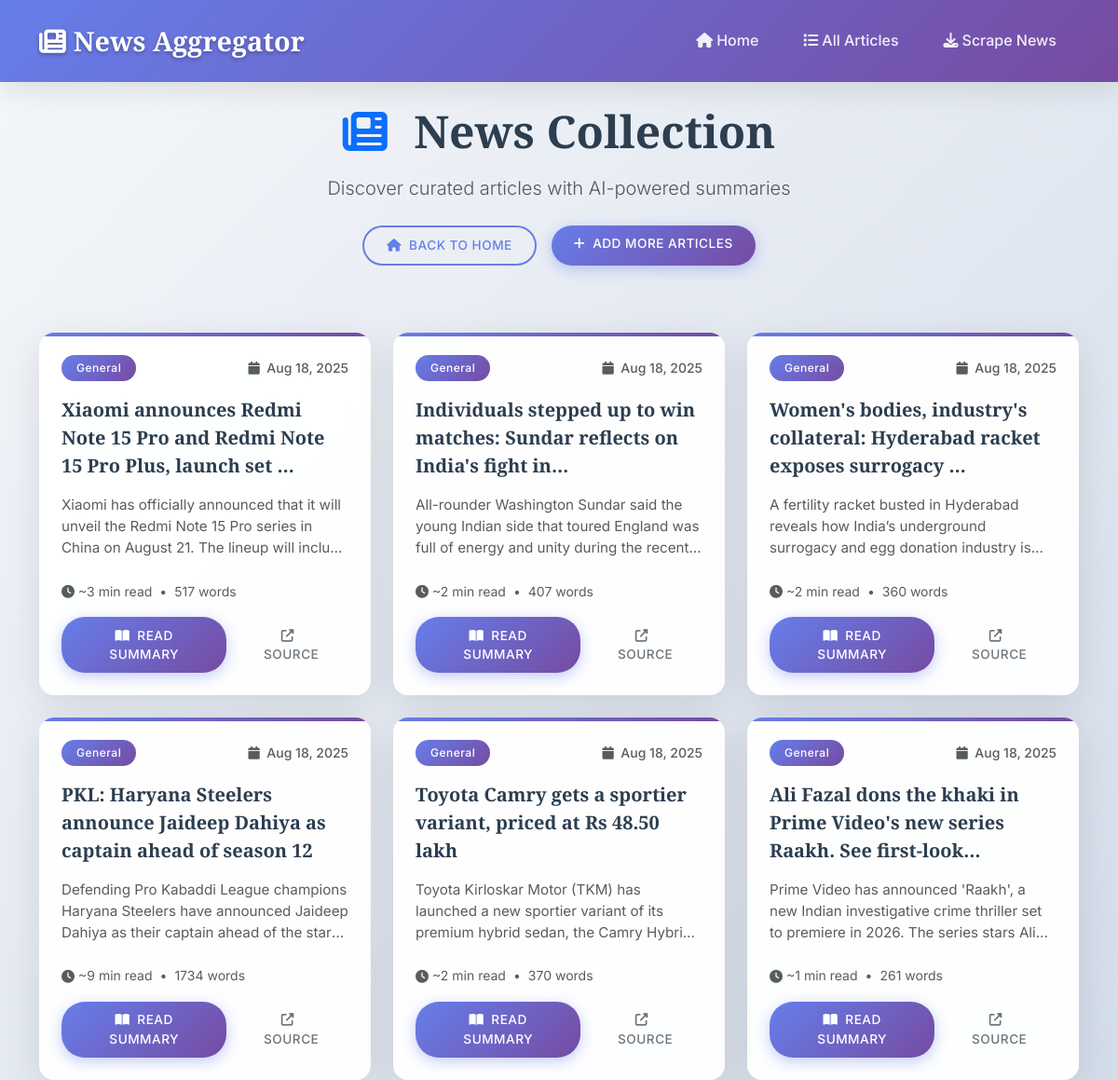
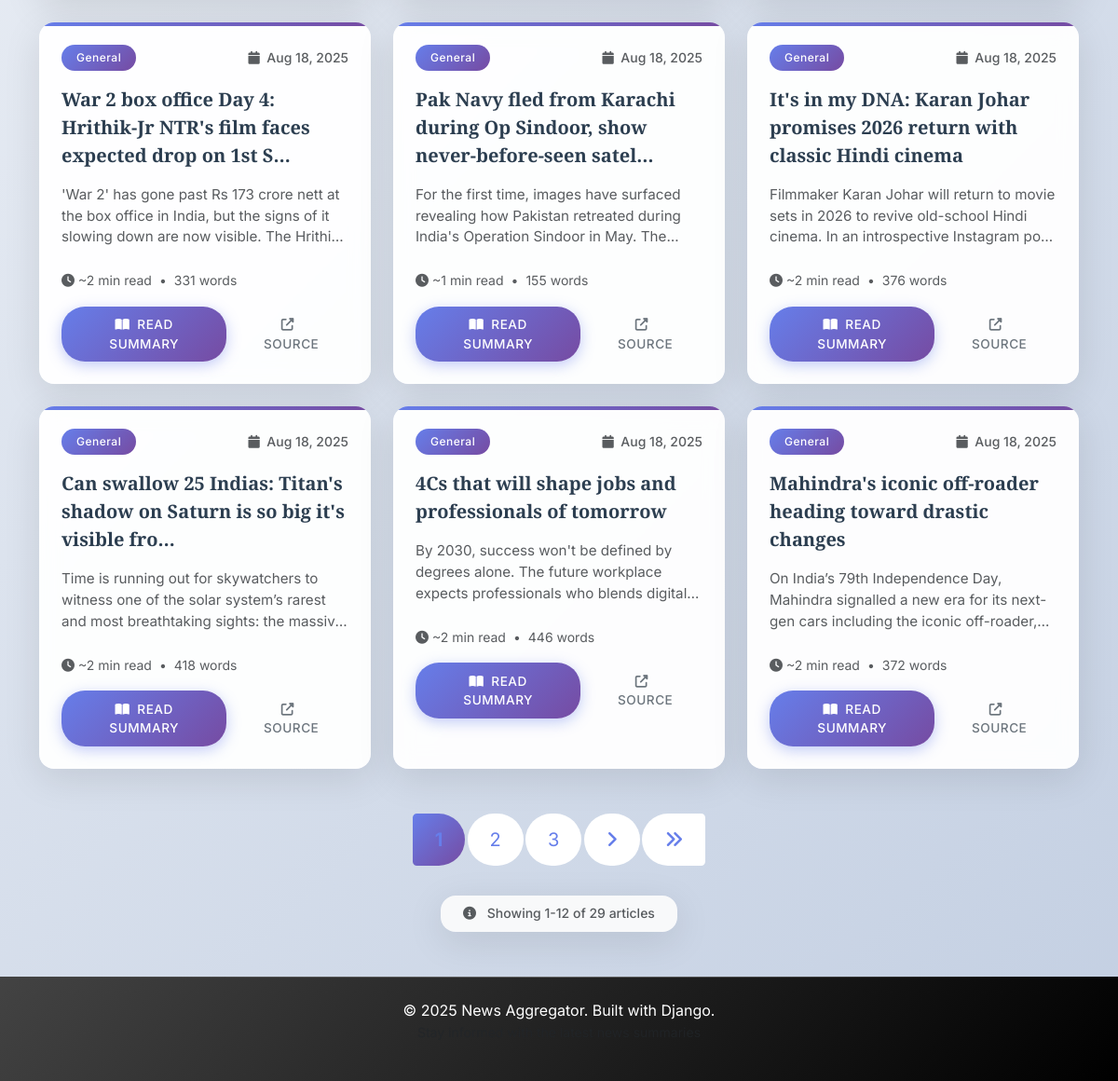
The app's page /articles/ with its own data (2 pictures, top to bottom).
### news/models.py (models this page shows, shortened)
class Article(models.Model):
    title = models.CharField(max_length=500, blank=True, null=True)
    url = models.URLField(unique=True, max_length=1000)
    category = models.CharField(max_length=100, blank=True, null=True)
    publication_date = models.DateTimeField(blank=True, null=True)
    full_text = models.TextField()
    summary = models.TextField(blank=True, null=True)
    created_at = models.DateTimeField(default=timezone.now)
    updated_at = models.DateTimeField(auto_now=True)
    class Meta:
        ordering = ['-created_at']
        verbose_name = 'Article'
        verbose_name_plural = 'Articles'
    def get_short_summary(self, length=200):
        if self.summary:
            return self.summary[:length] + '...' if len(self.summary) > length else self.summary
        return self.full_text[:length] + '...' if len(self.full_text) > length else self.full_text

### news/views.py (the view)
# urls.py: path('articles/', views.article_list, name='article_list'),
def article_list(request):
    articles_list = Article.objects.all()
    paginator = Paginator(articles_list, 12)  # Show 12 articles per page
    page_number = request.GET.get('page')
    articles = paginator.get_page(page_number)
    context = {
        'articles': articles,
    }
    return render(request, 'news/article_list.html', context)

### news/templates/news/article_list.html (shortened to what this page needs)
{% extends 'news/base.html' %}
{% block content %}
<div class="fade-in">
    <div class="row mb-5">
        <div class="col-12">
            <div class="text-center mb-4">
                <h1 class="display-5 fw-bold mb-3">
                    <i class="fas fa-newspaper me-3 text-primary"></i>
                    News Collection
                </h1>
                <p class="lead text-muted mb-4">
                    Discover curated articles with AI-powered summaries
                </p>
                <div class="d-flex justify-content-center gap-3 flex-wrap">
                    <a href="{% url 'news:home' %}" class="btn btn-outline-primary">
                        <i class="fas fa-home me-2"></i>Back to Home
                    </a>
                    <a href="{% url 'news:scrape_articles' %}" class="btn btn-primary">
                        <i class="fas fa-plus me-2"></i>Add More Articles
                    </a>
                </div>
            </div>
        </div>
    </div>
    {% if articles %}
    <div class="row g-4 mb-5">
        {% for article in articles %}
        <div class="col-xl-4 col-lg-6 col-md-6">
            <div class="card news-card h-100">
                <div class="card-body p-4">
                    <div class="d-flex justify-content-between align-items-center mb-3">
                        {% if article.category %}
                            <span class="badge bg-primary fw-medium">{{ article.category }}</span>
                        {% else %}
                            <span class="badge bg-secondary fw-medium">General</span>
                        {% endif %}
                        <small class="text-muted fw-medium">
                            <i class="fas fa-calendar me-1"></i>
                            {{ article.created_at|date:"M d, Y" }}
                        </small>
                    </div>
                    <h5 class="card-title mb-3 lh-base">
                        {% if article.title %}
                            {{ article.title|truncatechars:75 }}
                        {% else %}
                            Latest News Update
                        {% endif %}
                    </h5>
                    <p class="card-text text-muted mb-4 lh-base">
                        {{ article.get_short_summary }}
                    </p>
                    <div class="mb-3">
                        <small class="text-muted d-flex align-items-center">
                            <i class="fas fa-clock me-1"></i>
                            ~{% widthratio article.full_text|wordcount 200 1 %} min read
                            <span class="mx-2">•</span>
                            {{ article.full_text|wordcount }} words
                        </small>
                    </div>
                    <div class="d-flex gap-2 mt-auto">
                        <a href="{% url 'news:article_detail' article.pk %}"
                           class="btn btn-primary flex-fill">
                            <i class="fas fa-book-open me-2"></i>Read Summary
                        </a>
                        <a href="{{ article.url }}"
                           target="_blank"
                           class="btn btn-outline-secondary flex-fill"
                           title="Read original article">
                            <i class="fas fa-external-link-alt me-2"></i>Source
                        </a>
                    </div>
                </div>
            </div>
        </div>
        {% endfor %}
    </div>
    {% if articles.has_other_pages %}
    <div class="d-flex flex-column align-items-center mt-5">
        <nav aria-label="Articles pagination" class="mb-3">
            <ul class="pagination pagination-lg">
                {% for num in articles.paginator.page_range %}
                    {% if articles.number == num %}
                        <li class="page-item active">
                            <span class="page-link fw-bold">{{ num }}</span>
                        </li>
                    {% elif num > articles.number|add:'-3' and num < articles.number|add:'3' %}
                        <li class="page-item">
                            <a class="page-link" href="?page={{ num }}">{{ num }}</a>
                        </li>
                    {% endif %}
                {% endfor %}
                {% if articles.has_next %}
                    <li class="page-item">
                        <a class="page-link" href="?page={{ articles.next_page_number }}" title="Next page">
                            <i class="fas fa-angle-right"></i>
                        </a>
                    </li>
                    <li class="page-item">
                        <a class="page-link" href="?page={{ articles.paginator.num_pages }}" title="Last page">
                            <i class="fas fa-angle-double-right"></i>
                        </a>
                    </li>
                {% endif %}
            </ul>
        </nav>
        <div class="card bg-light border-0 px-4 py-2">
            <small class="text-muted fw-medium">
                <i class="fas fa-info-circle me-2"></i>
                Showing {{ articles.start_index }}-{{ articles.end_index }} of {{ articles.paginator.count }} articles
            </small>
        </div>
    </div>
    {% endif %}
    {% endif %}
</div>
{% endblock %}

### news/templates/news/base.html (style rules this page uses)
:root { --primary-gradient: linear-gradient(135deg, #667eea 0%, #764ba2 100%); --secondary-gradient: linear-gradient(135deg, #f093fb 0%, #f5576c 100%); --success-gradient: linear-gradient(135deg, #4facfe 0%, #00f2fe 100%); --dark-gradient: linear-gradient(135deg, #434343 0%, #000000 100%); --card-shadow: 0 10px 40px rgba(0,0,0,0.1); --card-shadow-hover: 0 20px 60px rgba(0,0,0,0.15); --border-radius: 16px; --primary-font: 'Inter', sans-serif; --heading-font: 'Playfair Display', serif; }
body { font-family: var(--primary-font); background: linear-gradient(135deg, #f5f7fa 0%, #c3cfe2 100%); min-height: 100vh; color: #2c3e50; line-height: 1.6; }
h1, h2, h3, h4, h5, h6 { font-family: var(--heading-font); font-weight: 600; color: #2c3e50; }
.card { border: none; border-radius: var(--border-radius); box-shadow: var(--card-shadow); overflow: hidden; transition: all 0.4s cubic-bezier(0.25, 0.8, 0.25, 1); background: rgba(255, 255, 255, 0.95); backdrop-filter: blur(10px); }
.news-card { height: 100%; position: relative; }
.news-card::before { content: ''; position: absolute; top: 0; left: 0; right: 0; height: 4px; background: var(--primary-gradient); }
.card-title { font-family: var(--heading-font); font-weight: 600; color: #2c3e50; line-height: 1.4; }
.card-text { display: -webkit-box; -webkit-line-clamp: 3; -webkit-box-orient: vertical; overflow: hidden; color: #6c757d; font-size: 0.95rem; }
.btn { border-radius: 25px; font-weight: 500; padding: 0.6rem 1.5rem; border: none; transition: all 0.3s ease; text-transform: uppercase; letter-spacing: 0.5px; font-size: 0.85rem; }
.btn-primary { background: var(--primary-gradient); box-shadow: 0 4px 15px rgba(102, 126, 234, 0.4); }
.btn-outline-primary { border: 2px solid #667eea; color: #667eea; background: transparent; }
.badge { font-size: 0.75rem; padding: 0.5rem 1rem; border-radius: 20px; font-weight: 500; letter-spacing: 0.5px; }
.bg-primary { background: var(--primary-gradient) !important; }
.pagination .page-link { border-radius: 50px; margin: 0 0.2rem; border: none; color: #667eea; }
.pagination .page-item.active .page-link { background: var(--primary-gradient); border: none; }
.fade-in { animation: fadeIn 0.6s ease-out; }

### records on screen
Article: category "General", created_at "Aug 18, 2025", title "Xiaomi announces Redmi Note 15 Pro and Redmi Note 15 Pro Plus, launch set …", get_short_summary "Xiaomi has officially announced that it will unveil the Redmi Note 15 Pro series in China on August 21. The lineup will…", full_text "3", full_text "517"
Article: category "General", created_at "Aug 18, 2025", title "Individuals stepped up to win matches: Sundar reflects on India's fight in…", get_short_summary "All-rounder Washington Sundar said the young Indian side that toured England was full of energy and unity during the…", full_text "2", full_text "407"
Article: category "General", created_at "Aug 18, 2025", title "Women's bodies, industry's collateral: Hyderabad racket exposes surrogacy …", get_short_summary "A fertility racket busted in Hyderabad reveals how India’s underground surrogacy and egg donation industry…", full_text "2", full_text "360"
Article: category "General", created_at "Aug 18, 2025", title "PKL: Haryana Steelers announce Jaideep Dahiya as captain ahead of season 12", get_short_summary "Defending Pro Kabaddi League champions Haryana Steelers have announced Jaideep Dahiya as their captain ahead of the…", full_text "9", full_text "1734"
Article: category "General", created_at "Aug 18, 2025", title "Toyota Camry gets a sportier variant, priced at Rs 48.50 lakh", get_short_summary "Toyota Kirloskar Motor (TKM) has launched a new sportier variant of its premium hybrid sedan, the Camry…", full_text "2", full_text "370"
Article: category "General", created_at "Aug 18, 2025", title "Ali Fazal dons the khaki in Prime Video's new series Raakh. See first-look…", get_short_summary "Prime Video has announced 'Raakh', a new Indian investigative crime thriller set to premiere in 2026. The series stars…", full_text "1", full_text "261"
Article: category "General", created_at "Aug 18, 2025", title "War 2 box office Day 4: Hrithik-Jr NTR's film faces expected drop on 1st S…", get_short_summary "'War 2' has gone past Rs 173 crore nett at the box office in India, but the signs of it slowing down are now visible. The…", full_text "2", full_text "331"
Article: category "General", created_at "Aug 18, 2025", title "Pak Navy fled from Karachi during Op Sindoor, show never-before-seen satel…", get_short_summary "For the first time, images have surfaced revealing how Pakistan retreated during India's Operation Sindoor in May.…", full_text "1", full_text "155"
Article: category "General", created_at "Aug 18, 2025", title "It's in my DNA: Karan Johar promises 2026 return with classic Hindi cinema", get_short_summary "Filmmaker Karan Johar will return to movie sets in 2026 to revive old-school Hindi cinema. In an introspective Instagram…", full_text "2", full_text "376"
Article: category "General", created_at "Aug 18, 2025", title "Can swallow 25 Indias: Titan's shadow on Saturn is so big it's visible fro…", get_short_summary "Time is running out for skywatchers to witness one of the solar system’s rarest and most breathtaking sights: the…", full_text "2", full_text "418"
Article: category "General", created_at "Aug 18, 2025", title "4Cs that will shape jobs and professionals of tomorrow", get_short_summary "By 2030, success won't be defined by degrees alone. The future workplace expects professionals who blends…", full_text "2", full_text "446"
Article: category "General", created_at "Aug 18, 2025", title "Mahindra's iconic off-roader heading toward drastic changes", get_short_summary "On India’s 79th Independence Day, Mahindra signalled a new era for its next-gen cars including the iconic…", full_text "2", full_text "372"

### other values on screen
{{ num }} "1"
{{ num }} "2" "3"
{{ articles.start_index }} "1"
{{ articles.end_index }} "12"
{{ articles.paginator.count }} "29"
